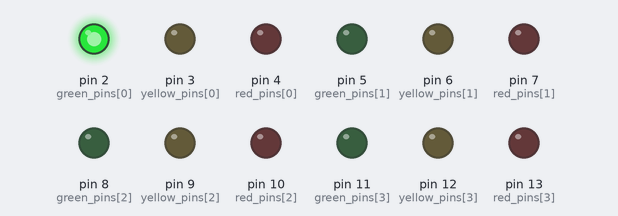
Recording of a sketch running on a simulated Arduino Uno, built with avr-gcc and run on an emulated ATmega328P. On the bench: output pins drawn as LEDs (lit = HIGH).

Above: at 0.05 s.
At 5.0 s:
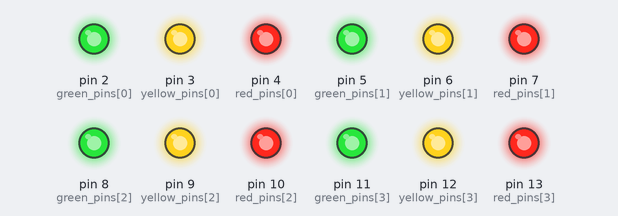
At 5.5 s:
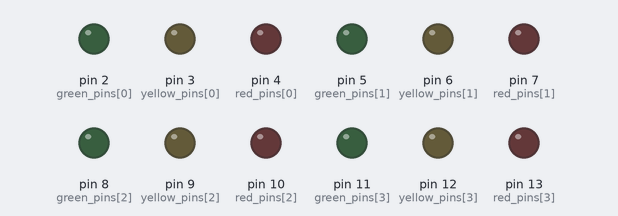
At 8.5 s:
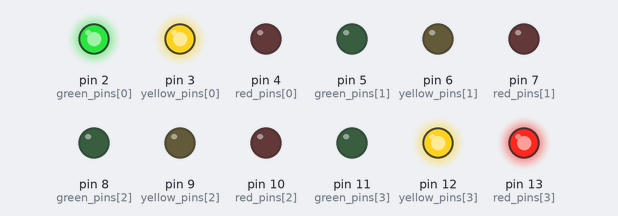
At 9.5 s:
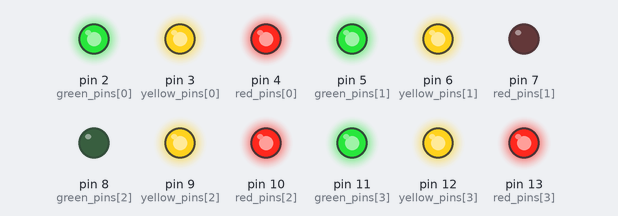
At 10.3 s:
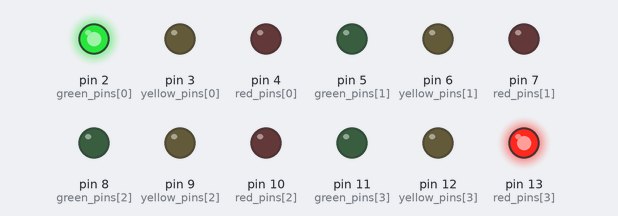
Timing chart, 0 to 13.8 s (numbered marks = the images above):
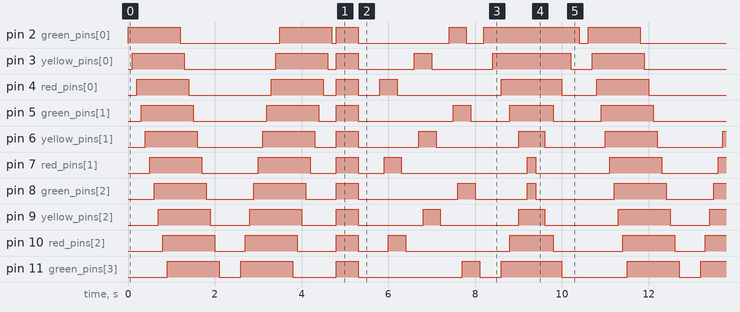

The sketch:

RedYellowGreenChaser.ino
```cpp
#define NUM_LEDS_PER_COLOR  4

/*
 * Red-Yellow-Green LED Chaser.
 * Author: Gautham R. Shenoy
 *
 * Connect LEDs Green, Yellow, Red in that order along the long end of the breadboard. Place all the cathodes in the -ve rail of the breadboard.
 *     The anodes connect them to Pins 2-13 (We are using 4 LEDs of each colour)  with a 220Ohm resister in between  as follows
 *
 *
 *     ---------------------------------------  -ve rail
 *     |  |  |  |  |  |  |  |  |  |  |  |
 *     G  Y  R  G  Y  R  G  Y  R  G  Y  R
 *     |  |  |  |  |  |  |  |  |  |  |  |
 *     Rs Rs Rs Rs Rs Rs Rs Rs Rs Rs Rs Rs  (Rs = 220 Ohms Resistor)
 *     |  |  |  |  |  |  |  |  |  |  |  |
 *     2  3  4  5  6  7  8  9  10 11 12 13
 */

int green_pins[NUM_LEDS_PER_COLOR] = {2, 5, 8, 11};
int yellow_pins[NUM_LEDS_PER_COLOR] = {3, 6, 9, 12};
int red_pins[NUM_LEDS_PER_COLOR] = {4, 7, 10, 13};

#define PATTERN1_DELAY   100
#define PATTERN2_DELAY   500
#define PATTERN3_DELAY   100
#define PATTERN4_DELAY   200

void setup() {
  int i;
  // put your setup code here, to run once:

  for (i = 0; i < NUM_LEDS_PER_COLOR; i++) {
    pinMode(green_pins[i], OUTPUT);
    pinMode(yellow_pins[i], OUTPUT);
    pinMode(red_pins[i], OUTPUT);
  }

}

void switch_on_led(int pin_number, int sleep_ms)
{
  digitalWrite(pin_number, HIGH);
  delay(sleep_ms);
}

void switch_off_led(int pin_number, int sleep_ms)
{
  digitalWrite(pin_number, LOW);
  delay(sleep_ms);
}

/*
 * Pattern1: Start with the leftmost LED switch it on from left to right.
 *           then switch it off from Left to right.
 *           Next switch on the LEDs from right to left.
 *           Then switch it off from right to left.
 */
void show_pattern_1()
{
  int i;
  for (i = 0; i < NUM_LEDS_PER_COLOR; i++) {
    switch_on_led(green_pins[i], PATTERN1_DELAY);
    switch_on_led(yellow_pins[i], PATTERN1_DELAY);
    switch_on_led(red_pins[i], PATTERN1_DELAY);
  }

  for (i = 0; i < NUM_LEDS_PER_COLOR; i++) {
    switch_off_led(green_pins[i], PATTERN1_DELAY);
    switch_off_led(yellow_pins[i], PATTERN1_DELAY);
    switch_off_led(red_pins[i], PATTERN1_DELAY);
  }

  for (i = NUM_LEDS_PER_COLOR-1; i >=0 ; i--) {
    switch_on_led(red_pins[i], PATTERN1_DELAY);
    switch_on_led(yellow_pins[i], PATTERN1_DELAY);
    switch_on_led(green_pins[i], PATTERN1_DELAY);


  }

  for (i = NUM_LEDS_PER_COLOR-1; i >=0 ; i--) {
    switch_off_led(red_pins[i], PATTERN1_DELAY);
    switch_off_led(yellow_pins[i], PATTERN1_DELAY);
    switch_off_led(green_pins[i], PATTERN1_DELAY);
  }

}


/*
 * Patter2: All LEDs are simultaneously on, then all LEDs are off.
 */
void show_pattern_2()
{
  int i;

  for (i = 0; i < NUM_LEDS_PER_COLOR; i++) {
    switch_on_led(green_pins[i], 0);
    switch_on_led(yellow_pins[i], 0);
    switch_on_led(red_pins[i], 0);
  }

  delay(PATTERN2_DELAY);

  for (i = 0; i < NUM_LEDS_PER_COLOR; i++) {
    switch_off_led(green_pins[i], 0);
    switch_off_led(yellow_pins[i], 0);
    switch_off_led(red_pins[i], 0);
  }

  delay(PATTERN2_DELAY);
}

/*
 * Pattern3: Traffic Light Pattern. Switch on and off Red, Yellow, Green chasers in that order.
 */
void show_pattern_3()
{
  int i;

  for (i = 0; i < NUM_LEDS_PER_COLOR; i++)
    switch_on_led(red_pins[i], PATTERN3_DELAY);
  for (i = 0; i < NUM_LEDS_PER_COLOR; i++)
    switch_off_led(red_pins[i], PATTERN3_DELAY);

  for (i = 0; i < NUM_LEDS_PER_COLOR; i++)
    switch_on_led(yellow_pins[i], PATTERN3_DELAY);
  for (i = 0; i < NUM_LEDS_PER_COLOR; i++)
    switch_off_led(yellow_pins[i], PATTERN3_DELAY);

  for (i = 0; i < NUM_LEDS_PER_COLOR; i++)
    switch_on_led(green_pins[i], PATTERN3_DELAY);
  for (i = 0; i < NUM_LEDS_PER_COLOR; i++)
    switch_off_led(green_pins[i], PATTERN3_DELAY);


}

/*
 * Pattern4: Switch on the Extremes to the means and then swith off from Means to extremes
 */
void show_pattern_4()
{
  int start_pin = 2;
  int end_pin = 13;
  int total_pins = NUM_LEDS_PER_COLOR * 3;
  int i;

  for (i = 0; i < total_pins/2; i++){
    switch_on_led(start_pin + i, 0);
    switch_on_led(end_pin - i, 0);
    delay(PATTERN4_DELAY);
  }

  for (i = total_pins/2; i < total_pins; i++){
    switch_off_led(start_pin + i, 0);
    switch_off_led(end_pin - i, 0);
    delay(PATTERN4_DELAY);
  }

}

void loop() {
  // put your main code here, to run repeatedly:
  show_pattern_1();
  show_pattern_2();
  show_pattern_3();
  show_pattern_4();
}
```

Measured:
- by itself, pin 4 (red_pins[0]): repeats every 10.6 s: LOW 1.9 s, HIGH 1.2 s, LOW 0.30 s, HIGH 0.50 s, LOW 0.50 s, HIGH 0.40 s, LOW 2.4 s, HIGH 1.4 s, LOW 0.80 s, HIGH 1.2 s
- by itself, pin 7 (red_pins[1]): repeats every 10.6 s: LOW 1.3 s, HIGH 1.2 s, LOW 0.60 s, HIGH 0.50 s, LOW 0.60 s, HIGH 0.40 s, LOW 2.9 s, HIGH 0.20 s, LOW 1.7 s, HIGH 1.2 s
- by itself, everything shown: repeats every 10.6 s, in 86 steps
